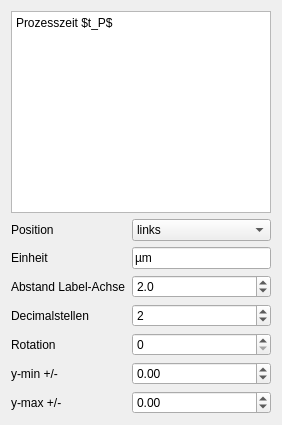
            <widget class="QWidget" name="page_4">
             <property name="geometry">
              <rect>
               <x>0</x>
               <y>0</y>
               <width>282</width>
               <height>425</height>
              </rect>
             </property>
             <attribute name="label">
              <string>y - Achse</string>
             </attribute>
             <layout class="QVBoxLayout" name="verticalLayout_6">
              <item>
               <widget class="QPlainTextEdit" name="yLabel">
                <property name="plainText">
                 <string>Prozesszeit $t_P$</string>
                </property>
               </widget>
              </item>
              <item>
               <layout class="QFormLayout" name="formLayout_7">
                <item row="0" column="0">
                 <widget class="QLabel" name="label_36">
                  <property name="text">
                   <string>Position</string>
                  </property>
                 </widget>
                </item>
                <item row="0" column="1">
                 <widget class="QComboBox" name="yLabelPosition">
                  <item>
                   <property name="text">
                    <string>links</string>
                   </property>
                  </item>
                  <item>
                   <property name="text">
                    <string>rechts</string>
                   </property>
                  </item>
                 </widget>
                </item>
                <item row="1" column="0">
                 <widget class="QLabel" name="label_87">
                  <property name="text">
                   <string>Einheit</string>
                  </property>
                 </widget>
                </item>
                <item row="1" column="1">
                 <widget class="QLineEdit" name="yUnit">
                  <property name="text">
                   <string>µm</string>
                  </property>
                 </widget>
                </item>
                <item row="2" column="0">
                 <widget class="QLabel" name="label_86">
                  <property name="text">
                   <string>Abstand Label-Achse</string>
                  </property>
                 </widget>
                </item>
                <item row="2" column="1">
                 <widget class="QDoubleSpinBox" name="labelPadY">
                  <property name="decimals">
                   <number>1</number>
                  </property>
                  <property name="minimum">
                   <double>-100.000000000000000</double>
                  </property>
                  <property name="maximum">
                   <double>100.000000000000000</double>
                  </property>
                  <property name="singleStep">
                   <double>1.000000000000000</double>
                  </property>
                  <property name="value">
                   <double>2.000000000000000</double>
                  </property>
                 </widget>
                </item>
                <item row="3" column="0">
                 <widget class="QLabel" name="label_88">
                  <property name="text">
                   <string>Decimalstellen</string>
                  </property>
                 </widget>
                </item>
                <item row="3" column="1">
                 <widget class="QDoubleSpinBox" name="yDecimals">
                  <property name="decimals">
                   <number>0</number>
                  </property>
                  <property name="minimum">
                   <double>0.000000000000000</double>
                  </property>
                  <property name="maximum">
                   <double>100.000000000000000</double>
                  </property>
                  <property name="singleStep">
                   <double>1.000000000000000</double>
                  </property>
                  <property name="value">
                   <double>2.000000000000000</double>
                  </property>
                 </widget>
                </item>
                <item row="4" column="0">
                 <widget class="QLabel" name="label_92">
                  <property name="text">
                   <string>Rotation</string>
                  </property>
                 </widget>
                </item>
                <item row="4" column="1">
                 <widget class="QDoubleSpinBox" name="yRotation">
                  <property name="decimals">
                   <number>0</number>
                  </property>
                  <property name="minimum">
                   <double>0.000000000000000</double>
                  </property>
                  <property name="maximum">
                   <double>360.000000000000000</double>
                  </property>
                  <property name="singleStep">
                   <double>1.000000000000000</double>
                  </property>
                  <property name="value">
                   <double>0.000000000000000</double>
                  </property>
                 </widget>
                </item>
                <item row="5" column="0">
                 <widget class="QLabel" name="yMinLabel">
                  <property name="text">
                   <string>y-min +/-</string>
                  </property>
                 </widget>
                </item>
                <item row="5" column="1">
                 <widget class="QDoubleSpinBox" name="yMinDoubleSpinBox">
                  <property name="minimum">
                   <double>-2147483648.000000000000000</double>
                  </property>
                  <property name="maximum">
                   <double>2147483647.000000000000000</double>
                  </property>
                  <property name="singleStep">
                   <double>0.010000000000000</double>
                  </property>
                 </widget>
                </item>
                <item row="6" column="0">
                 <widget class="QLabel" name="yMaxLabel">
                  <property name="text">
                   <string>y-max +/-</string>
                  </property>
                 </widget>
                </item>
                <item row="6" column="1">
                 <widget class="QDoubleSpinBox" name="yMaxDoubleSpinBox">
                  <property name="minimum">
                   <double>-2147483648.000000000000000</double>
                  </property>
                  <property name="maximum">
                   <double>2147483647.000000000000000</double>
                  </property>
                  <property name="singleStep">
                   <double>0.010000000000000</double>
                  </property>
                 </widget>
                </item>
               </layout>
              </item>
             </layout>
            </widget>
